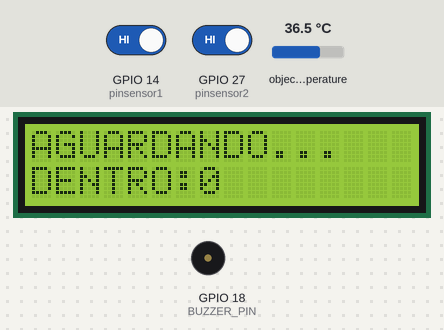
A sketch run on a simulated ESP32. Shown: 16×2 character LCD, buzzer (waves = sounding, pin HIGH). The inputs (shaded band) are chosen by the test bench; at power-on: GPIO 27 (pinsensor2) HIGH, GPIO 14 (pinsensor1) HIGH, object temperature 36.5 °C. What the sketch prints to the serial monitor is not drawn.

Above: at 1.2 s.
1.3 s: GPIO 27 (pinsensor2) driven LOW
At 2.7 s:
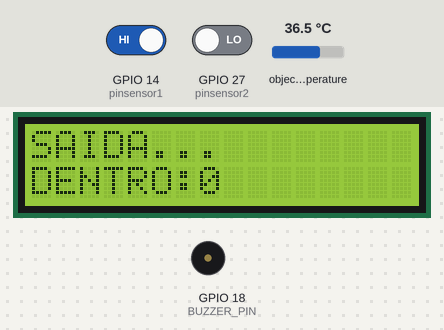
3.1 s: GPIO 14 (pinsensor1) driven LOW
At 4.9 s:
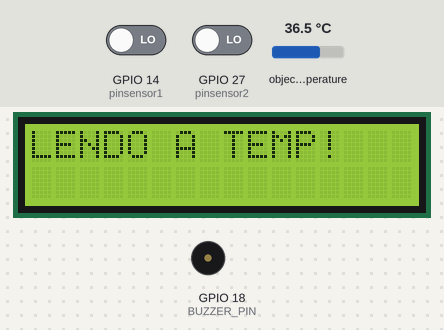
At 10.81 s:
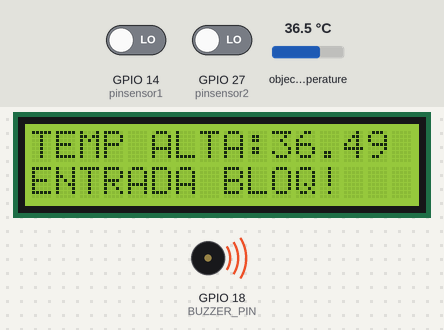
Timing chart, 0 to 11.7 s (numbered marks = the images above; inputs shaded):
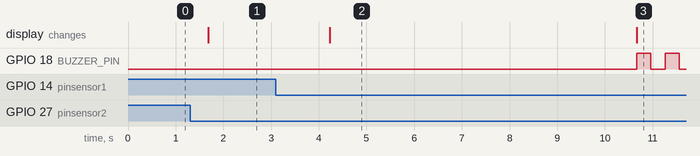

The sketch:

teste_sensor.ino
```cpp
#include <Wire.h>
#include <Adafruit_MLX90614.h>
Adafruit_MLX90614 mlx = Adafruit_MLX90614();

#include <LiquidCrystal_I2C.h> //inclui display 16x2
LiquidCrystal_I2C lcd(0x27, 16, 2); //Define o endereco I2C do display e qtde de colunas e linhas

#define pinsensor1 14 // Entrada
#define pinsensor2 27 // Saida
#define cap_max 5 //definicção da capacidade máxima
#define BUZZER_PIN 18 //define o pino 18 para acionar o buzzer


//Array que desenha o simbolo de grau
byte grau[8] = {B00110, B01001, B01001, B00110,
                B00000, B00000, B00000, B00000,
               };

int cap_atual = 0;
double temp_amb;
double temp_obj;
double temp_REF = 35;

void setup() {
  Serial.begin(9600);
  Serial.println("Sensor de temperatura MLX90614");

  //Inicializa o display LCD I2C
  lcd.init();                      // inicializa o display
  lcd.backlight();                 // liga a iluminação do display
  lcd.clear();                  // limpa o display

  //Sensor de presença
  pinMode(pinsensor1, INPUT);
  pinMode(pinsensor2, INPUT);
  pinMode(BUZZER_PIN, OUTPUT);

  lcd.createChar(1, grau);
  //Inicializa o MLX90614
  mlx.begin();


}

void loop() {
  bool estSensor1 = digitalRead(pinsensor1);
  lcd.clear(); // limpa o display
  lcd.setCursor(0, 0);
  lcd.print("AGUARDANDO...");
  lcd.setCursor(0, 1);
  lcd.print("DENTRO:");
  lcd.print(cap_atual);

  if (estSensor1 == LOW) {
    unsigned long startTime = millis();
    if (cap_atual < cap_max) {
      lcd.clear(); // limpa o display
      lcd.setCursor(0, 0);
      lcd.print("LENDO A TEMP!");

      while (millis() - startTime < 6000) {
        temp_obj = mlx.readObjectTempC();
        delay(800);
      }

      Serial.print("*CtObjeto = ");
      Serial.print(temp_obj);
      Serial.println("*C");

      if (temp_obj <= temp_REF) {
        cap_atual = cap_atual + 1;
        lcd.clear(); // limpa o display
        lcd.setCursor(0, 0);
        lcd.print("TEMP:");
        lcd.print(temp_obj);
        lcd.setCursor(0, 1);
        lcd.print("ENTRE!");

        Serial.println("Entrada");
        // Altera saida digital da trava de entrada
        //Acionar dispenser de alcool
        delay(2000);


      }
      else if (temp_obj > temp_REF) {
        unsigned long buzzTime = millis();
        lcd.clear(); // limpa o display
        lcd.setCursor(0, 0);
        lcd.print("TEMP ALTA:");
        lcd.print(temp_obj);
        lcd.setCursor(0, 1);
        lcd.print("ENTRADA BLOQ!");
        // Escrever no display - Entrada bloqueada
        while (millis() - buzzTime < 3200) {
          digitalWrite(BUZZER_PIN, HIGH); // turn on the buzzer
          delay(300); // wait for 1 second
          digitalWrite(BUZZER_PIN, LOW); // turn off the buzzer
          delay(300); // wait for 1 second
        }
        Serial.println("Entrada Bloqueada");
        delay(2000);

      }
    }
    else if ((cap_atual == cap_max)) {
      lcd.clear(); // limpa o display
      lcd.setCursor(0, 0);
      lcd.print("OCUPACAO MAX!");
      lcd.setCursor(0, 1);
      lcd.print("ENTRADA BLOQ!");
      Serial.println("Ocupação MAX");
      delay(2000);
    }
  }


  bool estSensor2 = digitalRead(pinsensor2);
  if (estSensor2 == LOW) {
    cap_atual = cap_atual - 1;
    if (cap_atual < 0) {
      cap_atual = 0;
    }
    lcd.clear(); // limpa o display
    lcd.setCursor(0, 0);
    lcd.print("SAIDA...");
    lcd.setCursor(0, 1);
    lcd.print("DENTRO:");
    lcd.print(cap_atual);
    delay(2000);
    // Altera saida digital da trava de Saída
    Serial.println("Saída");
  }

  if (cap_atual < 0) {
    cap_atual = 0;
  }
  else if (cap_atual > cap_max) {
    cap_atual = cap_max;

  }
  Serial.println(cap_atual);
  delay(500);

}
```

Measured:
- after the input at 1.3 s, the display: changes after 0.39 s (image 1)
- after the input at 3.1 s, GPIO 18 (BUZZER_PIN): alternates HIGH for 0.30 s and LOW for 0.30 s, starting after 7.6 s; the display: changes after 1.1 s (image 2)
- what the display in image 2 shows lasts 6.5 s, from 4.2 s to 10.7 s
